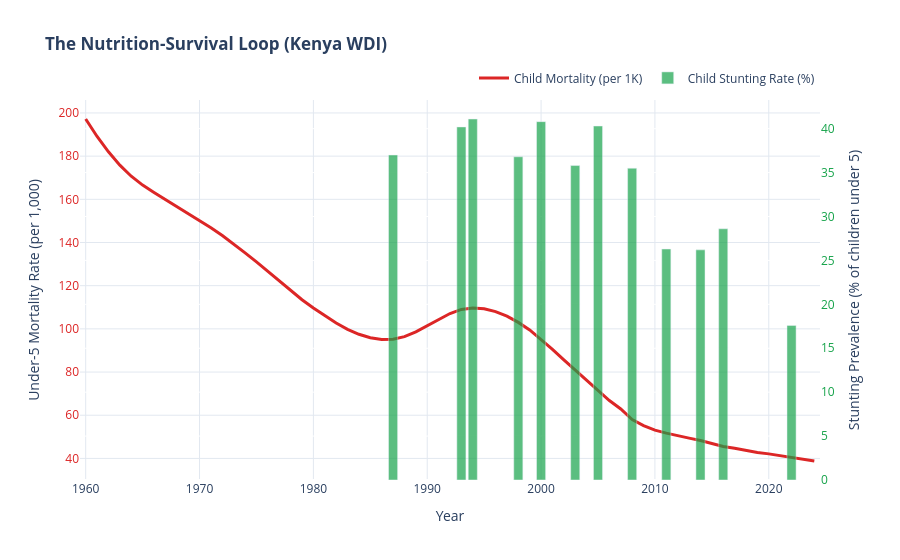

Source (notebook cell):
### Code cell
# %%
# Pivot the dataset so we can compare variables on the same year row easily
df_pivot = df_clean.pivot(index="Year", columns="Friendly Name", values="Value").reset_index()

# Create a high-fidelity double-axis visual
fig = go.Figure()

# Add the Child Mortality Line (Continuous Timeline)
fig.add_trace(
    go.Scatter(
        x=df_pivot["Year"],
        y=df_pivot["Child Mortality Rate"],
        name="Child Mortality (per 1K)",
        line=dict(color="#DC2626", width=3), # Dark Crimson Red
        yaxis="y1"
    )
)

# Add Child Stunting Columns (Survey-specific years)
fig.add_trace(
    go.Bar(
        x=df_pivot["Year"],
        y=df_pivot["Child Stunting Rate"],
        name="Child Stunting Rate (%)",
        marker_color="#16A34A", # Health Green
        opacity=0.7,
        yaxis="y2"
    )
)

# Set up the double Y-axes layout for perfect scale matching
fig.update_layout(
    title="<b>The Nutrition-Survival Loop (Kenya WDI)</b>",
    xaxis=dict(title="Year", gridcolor="#E2E8F0"),
    yaxis=dict(
        title="Under-5 Mortality Rate (per 1,000)",
        tickfont=dict(color="#DC2626"),
        gridcolor="#E2E8F0"
    ),
    yaxis2=dict(
        title="Stunting Prevalence (% of children under 5)",
        tickfont=dict(color="#16A34A"),
        overlaying="y",
        side="right"
    ),
    legend=dict(orientation="h", yanchor="bottom", y=1.02, xanchor="right", x=1),
    plot_bgcolor="rgba(0,0,0,0)", # Transparent background
    paper_bgcolor="rgba(0,0,0,0)"
)

fig.show()

### Figure 1 — Plotly figure (JSON) as saved in the notebook; plotly's stock layout.template omitted (floating-point values rounded to 4 significant figures)
{"data": [{"line": {"color": "#DC2626", "width": 3}, "name": "Child Mortality (per 1K)", "type": "scatter", "x": [1960, 1961, 1962, 1963, 1964, 1965, 1966, 1967, 1968, 1969, 1970, 1971, 1972, 1973, 1974, 1975, 1976, 1977, 1978, 1979, 1980, 1981, 1982, 1983, 1984, 1985, 1986, 1987, 1988, 1989, 1990, 1991, 1992, 1993, 1994, 1995, 1996, 1997, 1998, 1999, 2000, 2001, 2002, 2003, 2004, 2005, 2006, 2007, 2008, 2009, 2010, 2011, 2012, 2013, 2014, 2015, 2016, 2017, 2018, 2019, 2020, 2021, 2022, 2023, 2024], "y": [197.2, 189.1, 182.0, 175.8, 170.7, 166.6, 163.2, 160.0, 156.8, 153.6, 150.2, 146.8, 143.2, 139.3, 135.2, 131.0, 126.6, 122.2, 117.8, 113.5, 109.7, 106.0, 102.7, 99.8, 97.5, 95.9, 95.1, 95.2, 96.4, 98.6, 101.4, 104.4, 107.1, 109.0, 109.7, 109.3, 108.0, 105.9, 103.0, 99.5, 95.2, 90.5, 85.6, 80.8, 76.1, 71.2, 66.8, 62.9, 58.0, 55.2, 53.1, 51.7, 50.7, 49.4, 48.3, 46.8, 45.5, 44.7, 43.7, 42.7, 42.1, 41.3, 40.5, 39.6, 38.8], "yaxis": "y"}, {"marker": {"color": "#16A34A"}, "name": "Child Stunting Rate (%)", "opacity": 0.7, "type": "bar", "x": [1960, 1961, 1962, 1963, 1964, 1965, 1966, 1967, 1968, 1969, 1970, 1971, 1972, 1973, 1974, 1975, 1976, 1977, 1978, 1979, 1980, 1981, 1982, 1983, 1984, 1985, 1986, 1987, 1988, 1989, 1990, 1991, 1992, 1993, 1994, 1995, 1996, 1997, 1998, 1999, 2000, 2001, 2002, 2003, 2004, 2005, 2006, 2007, 2008, 2009, 2010, 2011, 2012, 2013, 2014, 2015, 2016, 2017, 2018, 2019, 2020, 2021, 2022, 2023, 2024], "y": [NaN, NaN, NaN, NaN, NaN, NaN, NaN, NaN, NaN, NaN, NaN, NaN, NaN, NaN, NaN, NaN, NaN, NaN, NaN, NaN, NaN, NaN, NaN, NaN, NaN, NaN, NaN, 37.0, NaN, NaN, NaN, NaN, NaN, 40.2, 41.1, NaN, NaN, NaN, 36.8, NaN, 40.8, NaN, NaN, 35.8, NaN, 40.3, NaN, NaN, 35.5, NaN, NaN, 26.3, NaN, NaN, 26.2, NaN, 28.6, NaN, NaN, NaN, NaN, NaN, 17.6, NaN, NaN], "yaxis": "y2"}], "layout": {"legend": {"orientation": "h", "x": 1, "xanchor": "right", "y": 1.02, "yanchor": "bottom"}, "paper_bgcolor": "rgba(0,0,0,0)", "plot_bgcolor": "rgba(0,0,0,0)", "title": {"text": "<b>The Nutrition-Survival Loop (Kenya WDI)</b>"}, "xaxis": {"gridcolor": "#E2E8F0", "title": {"text": "Year"}}, "yaxis": {"gridcolor": "#E2E8F0", "tickfont": {"color": "#DC2626"}, "title": {"text": "Under-5 Mortality Rate (per 1,000)"}}, "yaxis2": {"overlaying": "y", "side": "right", "tickfont": {"color": "#16A34A"}, "title": {"text": "Stunting Prevalence (% of children under 5)"}}}}
